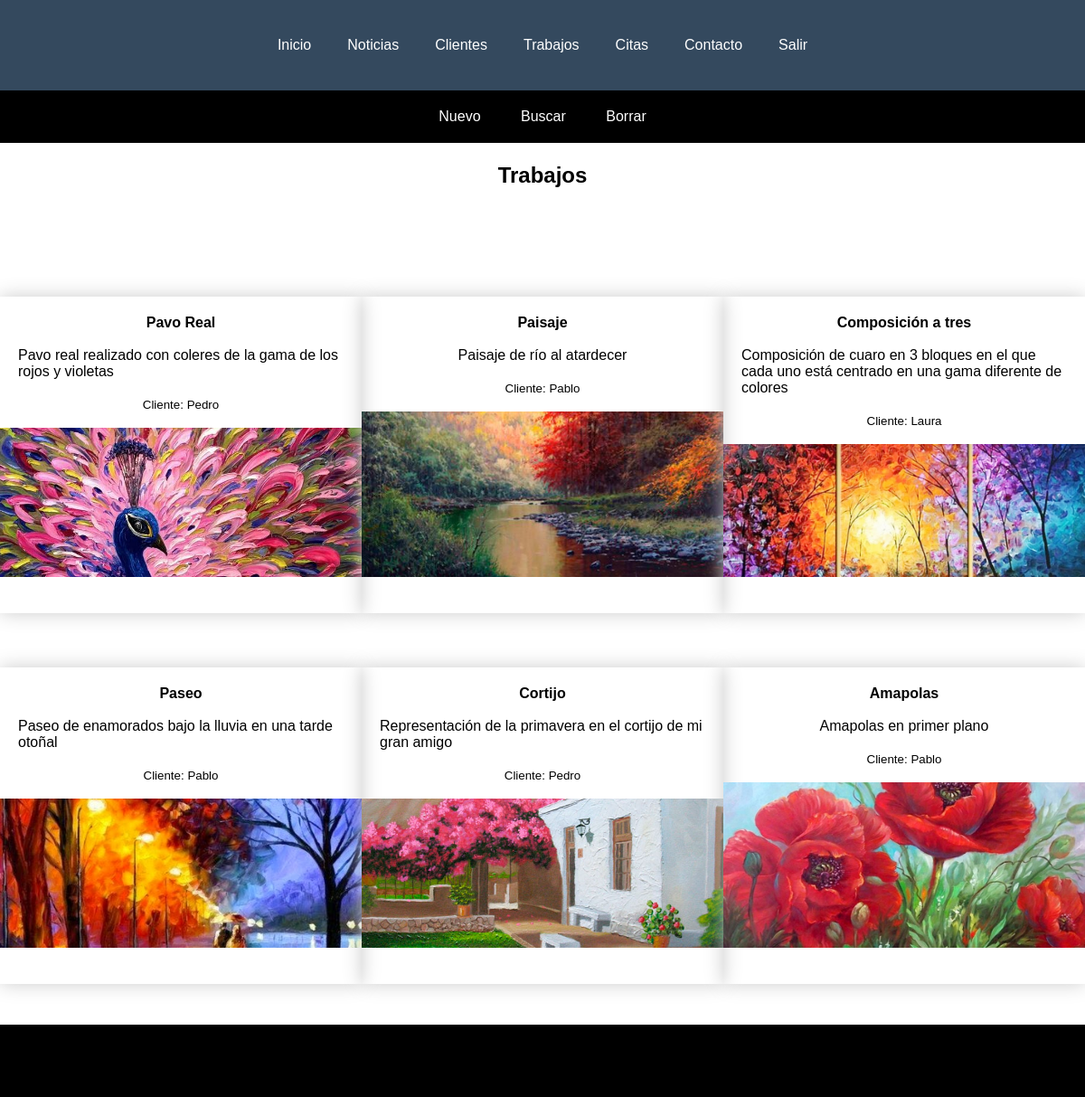
Screenshot of /php/trabajos.php (signed in) with the database file from the repository.
### tables this page shows
CREATE TABLE `trabajos` (
  `id` int(11) NOT NULL,
  `imagen` varchar(500) NOT NULL,
  `titulo` varchar(50) NOT NULL,
  `descripcion` text NOT NULL,
  `fecha` date NOT NULL,
  `id_cliente` int(11) NOT NULL
);

CREATE TABLE `clientes` (
  `id` int(11) NOT NULL,
  `nombre` varchar(30) NOT NULL,
  `apellidos` varchar(40) NOT NULL,
  `direccion` varchar(50) NOT NULL,
  `telefono1` varchar(20) NOT NULL,
  `telefono2` varchar(20) DEFAULT NULL
);

### php/trabajos.php (the view, shortened to what this page needs)
<!DOCTYPE html>
<html lang="es">
<head>
  <link rel="stylesheet" href="../css/style.css">
</head>
<body>
  <div id="submenuTrabajos">
    <ul>
      <li><a href="./trabajosNuevo.php">Nuevo</a></li>
      <li><a href="./trabajosBuscar.php">Buscar</a></li>
      <li><a href="./trabajosBorrar.php">Borrar</a></li>
    </ul>
  </div>
  <?php
    include "./funciones.php";
    $conexion = conecta_bd();
    $consulta = "select * from trabajos, clientes where trabajos.id_cliente=clientes.id";
    $resultado = mysqli_query($conexion, $consulta);
    $numeroFilas = mysqli_num_rows($resultado);
    echo "<section id='trabajos'>";
    echo "<h1>Trabajos</h1>";
    echo "<div id='contenedorTrabajos'>";
    for ($i=0; $i < $numeroFilas; $i++) {
      $fila = mysqli_fetch_array($resultado, MYSQLI_ASSOC);
        echo "<div id='cajaTrabajo'>";
          echo "<h2>$fila[titulo]</h2><br>";
          echo "<p>$fila[descripcion]</p>";
          echo "<small>Cliente: $fila[nombre]</small>";
          echo "<div id='imgTrabajo'>";
            echo "<img src='../img/trabajos/$fila[imagen]'><br>";
          echo "</div>";
        echo "</div>";
    }
    echo "</div>";
    echo "</section>";
   ?>
</body>
</html>

### css/style.css (style rules this page uses)
* { text-decoration: none; list-style: none; margin: 0; padding: 0; box-sizing: border-box; font-family: sans-serif; }
html { position: relative; min-height: 100%; }
body { margin: 0 0 65px; }
section#todasNoticias, section#todosClientes, section#trabajos, section#nuevaNoticia, section#borrarNoticias, section#buscarNoticias, section#buscarTrabajos, section#nuevoTrabajo, section#borrarTrabajos, section#nuevoCliente, section#buscarClientes { width: 100%; min-height: 90vh; display: flex; justify-content: center; align-items: center; text-align: center; flex-direction: column; }
h1 { text-align: center; margin-top: 15%; }
small { margin-top: 20px; }
div#submenuNoticias, div#submenuClientes, div#submenuTrabajos { top: 0; display:flex; justify-content: center; align-items: center; position: fixed; width: 100%; background: black; }
div#submenuNoticias ul, div#submenuClientes ul, div#submenuTrabajos ul { margin-top: 100px; padding: 20px; }
div#submenuNoticias ul li, div#submenuClientes ul li, div#submenuTrabajos ul li { display: inline-block; }
div#submenuNoticias ul li a, div#submenuClientes ul li a, div#submenuTrabajos ul li a { color: white; margin: 0 20px; text-decoration: none; }
div#contenedorTodasNoticias, div#contenedorTodosClientes, div#contenedorTrabajos, div#contenedorNuevaNoticia, div#contenedorBorrarNoticias, div#contenedorBuscarNoticias, div#contenedorBuscarTrabajos, div#contenedorNuevoTrabajo, div#contenedorBorrarTrabajos, div#contenedorNuevoCliente, div#contenedorBuscarClientes { width: 100%; display: flex; justify-content: space-around; flex-wrap: wrap; align-items: center; text-align: center; margin: 5% 0; }
div#contenedorTodasNoticias div, div#contenedorBorrarNoticias div, div#contenedorBuscarNoticias div, div#contenedorTrabajos div, div#contenedorBuscarTrabajos div, div#contenedorBorrarTrabajos div, div#contenedorBuscarClientes div { margin-top: 5%; width: 400px; height: 350px; }
section#todasNoticias h2, section#borrarNoticias h2, section#buscarNoticias h2, div#contenedorTrabajos h2, section#buscarTrabajos h2, section#borrarTrabajo h2, section#buscarClientes h2 { font-size: 1rem; text-align: left; }
div#cajaNoticia, div#cajaTrabajo { box-shadow: 0 0 20px #ccc; display: flex; text-align: left; align-items: center; flex-direction: column; padding: 20px; }
div#imgNoticias, div#imgTrabajo { width: 100%; height: 50%; overflow: hidden; display: flex; justify-content: center; align-items: center; padding: 20px; margin: 20px;; }
section#todasNoticias img, section#trabajos img { width: 120%; }

### rows the page displays
trabajos: titulo "Pavo Real", descripcion "Pavo real realizado con coleres de la gama de los rojos y violetas", id_cliente.nombre "Pedro", imagen (picture)
trabajos: titulo "Paisaje", descripcion "Paisaje de río al atardecer", id_cliente.nombre "Pablo", imagen (picture)
trabajos: titulo "Composición a tres", descripcion "Composición de cuaro en 3 bloques en el que cada uno está centrado en una gama diferente de colores", id_cliente.nombre "Laura", imagen (picture)
trabajos: titulo "Paseo", descripcion "Paseo de enamorados bajo la lluvia en una tarde otoñal", id_cliente.nombre "Pablo", imagen (picture)
trabajos: titulo "Cortijo", descripcion "Representación de la primavera en el cortijo de mi gran amigo", id_cliente.nombre "Pedro", imagen (picture)
trabajos: titulo "Amapolas", descripcion "Amapolas en primer plano", id_cliente.nombre "Pablo", imagen (picture)
